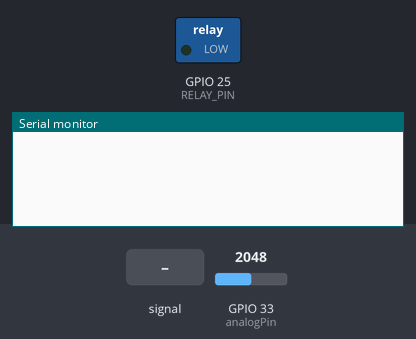
Simulated run of this sketch. Board: ESP32. On the bench: switched loads named in the sketch (green lamp = pin HIGH), the last lines printed to the serial monitor. The test bench sets the inputs (shaded band); at power-on: GPIO 33 (analogPin) = 2048.

Above: at 1.2 s.
1.3 s: GPIO 33 (analogPin) fed a 200 Hz sine of ±1023 counts around its level
At 1.88 s:
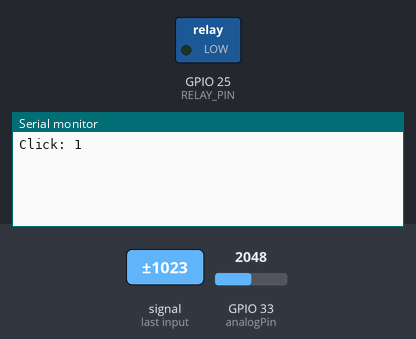
3.5 s: GPIO 33 (analogPin) set to 1960
At 7.1 s:
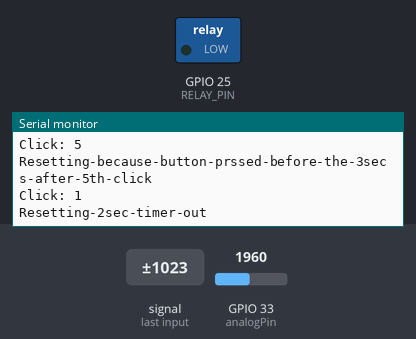
Timing chart, 0 to 8.6 s (numbered marks = the images above; inputs shaded):
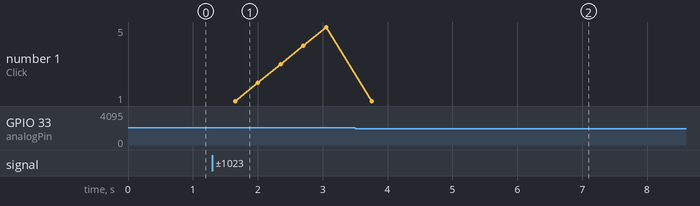

Measured:
- after the input at 1.3 s, the serial monitor: prints a new line after 0.35 s (image 1)
- after the input at 3.5 s, the serial monitor: prints a new line after 2.3 s (image 2)

The sketch:

PatternDetection_KL_Entry.ino
```cpp
#include <Arduino.h>


// Change the below values if desired
#define BUTTON_PIN 0
#define RELAY_PIN 25 // Pin to control the relay
#define DEBOUND_INTERVEL 350 // ms

// Read analog input on GPIO33 and print to Serial

const int analogPin = 33;       // ADC1_CH5 on ESP32
const float referenceVoltage = 3.3;  // ESP32 Vref
const int resolution = 4095;        // 12-bit ADC: 0–4095


void setup() {
    Serial.begin(115200);

    // Configure pin for button
    pinMode(BUTTON_PIN, INPUT_PULLUP);
    // Configure pin for relay
    pinMode(RELAY_PIN, OUTPUT);
    digitalWrite(RELAY_PIN, LOW);

    analogSetPinAttenuation(analogPin, ADC_11db);
}

bool isButtonPressed () {
    int raw = analogRead(analogPin);
    float voltage = (raw / float(resolution)) * referenceVoltage;
    if ( voltage > 2.0) return true;
    return false;
}


void loop() {
       // 5 clicks within the 2 seconds of first click and then no clicks for atleast 3 seconds from the last click and then one last click  after 3 seconds and within 2 secs
    int click_count = 0;
    int first_epoch = 0;
    int second_epoch = 0;
    int third_epoch = 0;
    char str_buff[100];
    while (1) {

        // If the second timer has started and there's a click
        if ( isButtonPressed() && second_epoch > 0) {
            delay(DEBOUND_INTERVEL);
            // Serial.print("IF#1");
            // Check if the click is after 3 seconds other reset
            if (millis() - second_epoch > 3000) {
                // Wait for two seconds to make sure there aren't any clicks
             third_epoch = millis();
                bool unlocked = true;
                while (millis() - third_epoch < 2000) {
                    if ( isButtonPressed()) unlocked = false;
                }

                if (unlocked) {
                    Serial.println("Looking for device"); // Sucessful unlocking
                    click_count =  0;
                    first_epoch =  0;
                    second_epoch = 0;

                    // Enable Bluetooth task
                    // xTaskCreate(bluetoothTask, "bluetooth", 20000, NULL, 5, NULL);// &btTaskHandle);
                    bool device_found = false;
                    // while ( millis() - third_epoch < 50000) {
                        // if () { // Unlock the shit
                            Serial.println("Unlocking the door!!");
                            // Set pin 25 high to unlock the door
                            digitalWrite(RELAY_PIN, HIGH);
                            // device_found = true;
                            // Print the signal strength RSSI of the host device
                            // int rssi = server->getConnId();

                        // }
                    // }
                    // if (!device_found) Serial.println("Device wan't found;");

                    // stopBluetooth();
                    // Set pin 25 low to lock the door
                    delay(2000);
                    digitalWrite(RELAY_PIN, LOW);

                    // Serial.println("Killing BLE");

                 third_epoch = 0;
                }
                else {
                    // Reset stuff and continue
                    Serial.println("Resetting-Button pressed more than once during the 2sec period");
                    first_epoch  = 0;
                    click_count  = 0;
                    second_epoch = 0;
                    third_epoch  = 0;
                    continue;
                }


            }

            else {
                Serial.println("Resetting-because-button-prssed-before-the-3secs-after-5th-click");
                first_epoch  = 0;
                click_count  = 0;
                second_epoch = 0;
             third_epoch  = 0;
                continue;
            }
        }

        // If it has been more than 7 secs
        if (second_epoch && millis() - first_epoch > 7300) {
            Serial.println("Resetting-7sec-timer-out");
            click_count =  0;
            first_epoch =  0;
            second_epoch = 0;
            third_epoch = 0;
            continue;
        }

        // Reset the timer if there has been less than 5 clicks in the 2 second window from epoch
        if ( click_count > 0 && click_count < 5 && (millis() - first_epoch > 2000) ) {
            // Serial.print("IF#2");
            Serial.println("Resetting-2sec-timer-out");
            click_count =  0;
            first_epoch =  0;
            second_epoch = 0;
            third_epoch = 0;
            continue;
        }

        // First click of the sequence
        if (click_count == 0 &&  isButtonPressed()) {
            // Serial.print("IF#3");
            delay(DEBOUND_INTERVEL); // Debounce 50ms
            Serial.println("Click: 1");
            first_epoch = millis();  // Start a counter for 2 seconds
            click_count++;
            continue;
        }

        // Second to 5th click
        if (  isButtonPressed() && click_count > 0 && click_count < 5 && first_epoch > 0 ) {
            // Serial.print("IF#4");
            delay(DEBOUND_INTERVEL);


            if (click_count == 4) {
                second_epoch = millis();
                Serial.println("Starting second epoch");
            }

            click_count++;

            sprintf(str_buff, "Click: %d", click_count);
            Serial.println(str_buff);

            continue;
        }
    }


    delay(100);
}
```
